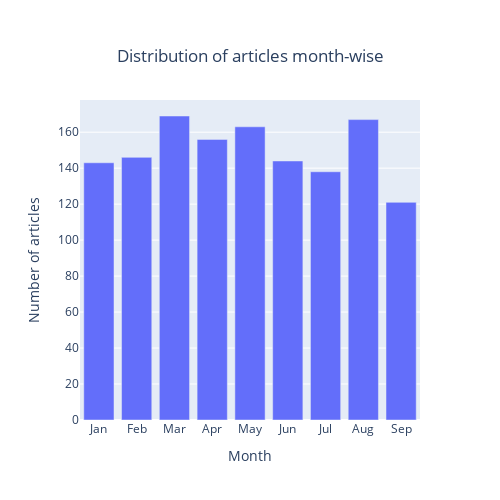

The cell this chart's notebook holds for it:
### Code cell
fig = go.Figure([go.Bar(x=news_articles_per_month.index.strftime("%b"), y=news_articles_per_month)])
fig['layout'].update(title={"text" : 'Distribution of articles month-wise','y':0.9,'x':0.5,'xanchor': 'center','yanchor': 'top'}, xaxis_title="Month",yaxis_title="Number of articles")
fig.update_layout(width=500,height=500)
fig

### Figure 1 — Plotly figure (JSON) as saved in the notebook; plotly's stock layout.template omitted (floating-point values rounded to 4 significant figures)
{"data": [{"type": "bar", "x": ["Jan", "Feb", "Mar", "Apr", "May", "Jun", "Jul", "Aug", "Sep"], "y": [143, 146, 169, 156, 163, 144, 138, 167, 121]}], "layout": {"height": 500, "title": {"text": "Distribution of articles month-wise", "x": 0.5, "xanchor": "center", "y": 0.9, "yanchor": "top"}, "width": 500, "xaxis": {"title": {"text": "Month"}}, "yaxis": {"title": {"text": "Number of articles"}}}}
